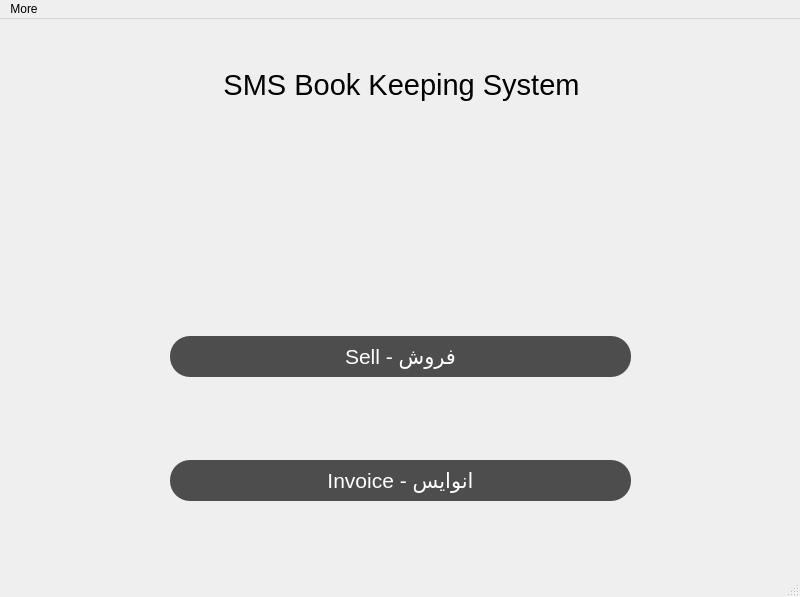
<?xml version="1.0" encoding="UTF-8"?>
<ui version="4.0">
 <class>HomeWindow</class>
 <widget class="QMainWindow" name="HomeWindow">
  <property name="geometry">
   <rect>
    <x>0</x>
    <y>0</y>
    <width>800</width>
    <height>597</height>
   </rect>
  </property>
  <property name="windowTitle">
   <string>MainWindow</string>
  </property>
  <widget class="QWidget" name="centralwidget">
   <widget class="QLabel" name="label">
    <property name="geometry">
     <rect>
      <x>6</x>
      <y>30</y>
      <width>791</width>
      <height>71</height>
     </rect>
    </property>
    <property name="font">
     <font>
      <pointsize>22</pointsize>
     </font>
    </property>
    <property name="text">
     <string>SMS Book Keeping System</string>
    </property>
    <property name="alignment">
     <set>Qt::AlignCenter</set>
    </property>
   </widget>
   <widget class="QWidget" name="">
    <property name="geometry">
     <rect>
      <x>0</x>
      <y>240</y>
      <width>801</width>
      <height>321</height>
     </rect>
    </property>
    <layout class="QVBoxLayout" name="verticalLayout_2">
     <property name="leftMargin">
      <number>170</number>
     </property>
     <property name="rightMargin">
      <number>170</number>
     </property>
     <item>
      <widget class="QPushButton" name="sellButton">
       <property name="font">
        <font>
         <pointsize>16</pointsize>
        </font>
       </property>
       <property name="styleSheet">
        <string notr="true">QPushButton {
    background-color: #4d4d4d;
    color: #ffffff;
    padding: 8px 16px;
    border-radius: 20px;
}

QPushButton:hover {
    background-color: #595959;
}

QPushButton:pressed {
    background-color: #3d3d3d;
}</string>
       </property>
       <property name="text">
        <string>Sell - فروش</string>
       </property>
      </widget>
     </item>
     <item>
      <widget class="QPushButton" name="InvoiceButton">
       <property name="font">
        <font>
         <pointsize>16</pointsize>
        </font>
       </property>
       <property name="styleSheet">
        <string notr="true">QPushButton {
    background-color: #4d4d4d;
    color: #ffffff;
    padding: 8px 16px;
    border-radius: 20px;

}

QPushButton:hover {
    background-color: #595959;
}

QPushButton:pressed {
    background-color: #3d3d3d;
}</string>
       </property>
       <property name="text">
        <string>Invoice - انوایس</string>
       </property>
      </widget>
     </item>
    </layout>
   </widget>
  </widget>
  <widget class="QMenuBar" name="menubar">
   <property name="geometry">
    <rect>
     <x>0</x>
     <y>0</y>
     <width>800</width>
     <height>21</height>
    </rect>
   </property>
   <widget class="QMenu" name="menuMore">
    <property name="title">
     <string>More</string>
    </property>
    <addaction name="actionSell"/>
    <addaction name="actionInvoice"/>
    <addaction name="actionReceipt"/>
    <addaction name="actionCustomer"/>
    <addaction name="actionProducts"/>
    <addaction name="separator"/>
    <addaction name="actionconfig"/>
    <addaction name="actionAbout"/>
    <addaction name="separator"/>
    <addaction name="actionQuit"/>
   </widget>
   <addaction name="menuMore"/>
  </widget>
  <widget class="QStatusBar" name="statusbar"/>
  <action name="actionSell">
   <property name="text">
    <string>Sell</string>
   </property>
  </action>
  <action name="actionInvoice">
   <property name="text">
    <string>Invoice</string>
   </property>
  </action>
  <action name="actionReceipt">
   <property name="text">
    <string>Receipt</string>
   </property>
  </action>
  <action name="actionCustomer">
   <property name="text">
    <string>Customer</string>
   </property>
  </action>
  <action name="actionconfig">
   <property name="text">
    <string>Config</string>
   </property>
  </action>
  <action name="actionAbout">
   <property name="text">
    <string>About</string>
   </property>
  </action>
  <action name="actionQuit">
   <property name="text">
    <string>Quit</string>
   </property>
  </action>
  <action name="actionProducts">
   <property name="text">
    <string>Products</string>
   </property>
  </action>
 </widget>
 <resources/>
 <connections/>
</ui>
